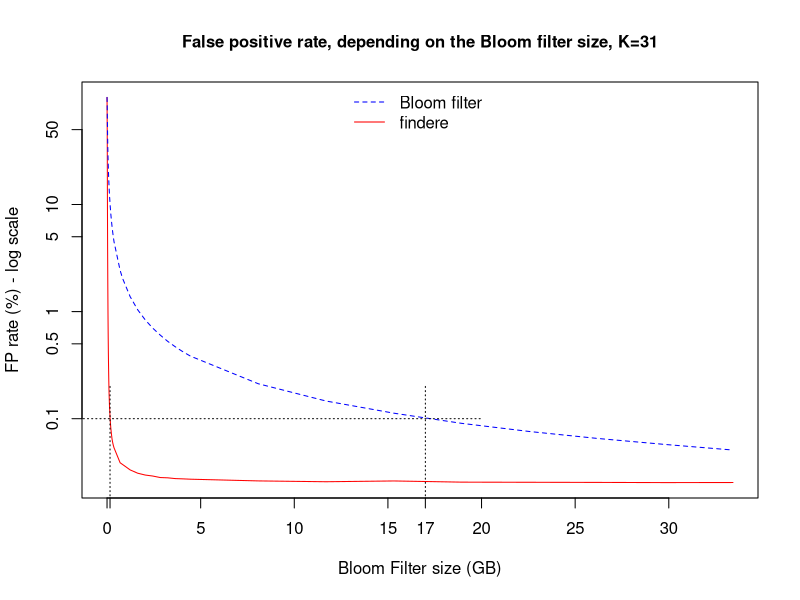

R code for this plot:

pdf(file="fpr_size.pdf",width=6,height=4)
resetPar <- function() {
  dev.new()
  op <- par(no.readonly = TRUE)
  dev.off()
  op
}
resetPar()


dev.new()



dev.off()
#par(mar=c(5,5,3,6), cex.axis=2, cex.lab=2, cex.main = 2)
# par(mar=c(5,5,3,6))
data = read.table("data_FP_wrt_size.txt", head=T)
data$sizeGiga = data$size/8000000000


plot(data$FPR_findere~data$sizeGiga,xlab="Bloom Filter size (GB)",ylab="FP rate (%) - log scale", pch=15, col="red",log="y",yaxt="n",xaxt="n",
     bg = "red", type="l",  cex=2, main="False positive rate, depending on the Bloom filter size, K=31", cex.main = 1, cex.lab = 1, cex.axis = 1)
points(data$FPR_BF~data$sizeGiga,type="l",axes=FALSE,xlab="",ylab="",pch=19, lty=2, col="blue",  cex=1, log="y")

yticks<-c(0.1,0.5,1,5,10, 50)
axis(2,at=yticks,labels=yticks)
xticks<-c(0,0.16,5,10,15,17, 20,25,30)
axis(1,at=xticks,labels=xticks)



par(new = TRUE)#, mar=c(5,5,3,6))


segments(-1000, 0.1, 20, 0.1,
         col = par("fg"), lty = 3, lwd = par("lwd"), cex=2)


segments(0.16, 0.000001,  0.16, 0.2,
         col = par("fg"), lty = 3, lwd = par("lwd"), cex=2)

segments(17, 0.000001, 17, 0.2,
         col = par("fg"), lty = 3, lwd = par("lwd"), cex=2)

legend( x="top", 
        legend=c("Bloom filter","findere"), 
        col=c("blue","red"), lty=c(2,1),
        lwd=1, merge=TRUE, bty = "n", cex=c(1,1) )


dev.off()



